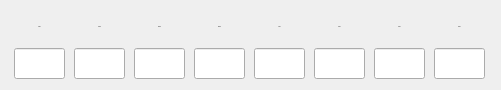
    <widget class="QWidget" name="layoutWidget_2">
     <property name="geometry">
      <rect>
       <x>11</x>
       <y>410</y>
       <width>501</width>
       <height>72</height>
      </rect>
     </property>
     <layout class="QHBoxLayout" name="horizontalLayout_3">
      <item>
       <layout class="QVBoxLayout" name="verticalLayout_18">
        <item>
         <widget class="QLabel" name="label_28">
          <property name="minimumSize">
           <size>
            <width>51</width>
            <height>31</height>
           </size>
          </property>
          <property name="maximumSize">
           <size>
            <width>51</width>
            <height>31</height>
           </size>
          </property>
          <property name="font">
           <font>
            <family>黑体</family>
            <pointsize>-1</pointsize>
           </font>
          </property>
          <property name="text">
           <string>63Hz</string>
          </property>
          <property name="alignment">
           <set>Qt::AlignCenter</set>
          </property>
         </widget>
        </item>
        <item>
         <widget class="QLineEdit" name="lineEdit_63_refl">
          <property name="minimumSize">
           <size>
            <width>51</width>
            <height>31</height>
           </size>
          </property>
          <property name="maximumSize">
           <size>
            <width>51</width>
            <height>31</height>
           </size>
          </property>
          <property name="font">
           <font>
            <family>黑体</family>
            <pointsize>-1</pointsize>
           </font>
          </property>
          <property name="alignment">
           <set>Qt::AlignCenter</set>
          </property>
          <property name="readOnly">
           <bool>false</bool>
          </property>
         </widget>
        </item>
       </layout>
      </item>
      <item>
       <layout class="QVBoxLayout" name="verticalLayout_19">
        <item>
         <widget class="QLabel" name="label_29">
          <property name="minimumSize">
           <size>
            <width>51</width>
            <height>31</height>
           </size>
          </property>
          <property name="maximumSize">
           <size>
            <width>51</width>
            <height>31</height>
           </size>
          </property>
          <property name="font">
           <font>
            <family>黑体</family>
            <pointsize>-1</pointsize>
           </font>
          </property>
          <property name="text">
           <string>125Hz</string>
          </property>
          <property name="alignment">
           <set>Qt::AlignCenter</set>
          </property>
         </widget>
        </item>
        <item>
         <widget class="QLineEdit" name="lineEdit_125_refl">
          <property name="minimumSize">
           <size>
            <width>51</width>
            <height>31</height>
           </size>
          </property>
          <property name="maximumSize">
           <size>
            <width>51</width>
            <height>31</height>
           </size>
          </property>
          <property name="font">
           <font>
            <family>黑体</family>
            <pointsize>-1</pointsize>
           </font>
          </property>
          <property name="alignment">
           <set>Qt::AlignCenter</set>
          </property>
          <property name="readOnly">
           <bool>false</bool>
          </property>
         </widget>
        </item>
       </layout>
      </item>
      <item>
       <layout class="QVBoxLayout" name="verticalLayout_20">
        <item>
         <widget class="QLabel" name="label_30">
          <property name="minimumSize">
           <size>
            <width>51</width>
            <height>31</height>
           </size>
          </property>
          <property name="maximumSize">
           <size>
            <width>51</width>
            <height>31</height>
           </size>
          </property>
          <property name="font">
           <font>
            <family>黑体</family>
            <pointsize>-1</pointsize>
           </font>
          </property>
          <property name="text">
           <string>250Hz</string>
          </property>
          <property name="alignment">
           <set>Qt::AlignCenter</set>
          </property>
         </widget>
        </item>
        <item>
         <widget class="QLineEdit" name="lineEdit_250_refl">
          <property name="minimumSize">
           <size>
            <width>51</width>
            <height>31</height>
           </size>
          </property>
          <property name="maximumSize">
           <size>
            <width>51</width>
            <height>31</height>
           </size>
          </property>
          <property name="font">
           <font>
            <family>黑体</family>
            <pointsize>-1</pointsize>
           </font>
          </property>
          <property name="alignment">
           <set>Qt::AlignCenter</set>
          </property>
          <property name="readOnly">
           <bool>false</bool>
          </property>
         </widget>
        </item>
       </layout>
      </item>
      <item>
       <layout class="QVBoxLayout" name="verticalLayout_21">
        <item>
         <widget class="QLabel" name="label_31">
          <property name="minimumSize">
           <size>
            <width>51</width>
            <height>31</height>
           </size>
          </property>
          <property name="maximumSize">
           <size>
            <width>51</width>
            <height>31</height>
           </size>
          </property>
          <property name="font">
           <font>
            <family>黑体</family>
            <pointsize>-1</pointsize>
           </font>
          </property>
          <property name="text">
           <string>500Hz</string>
          </property>
          <property name="alignment">
           <set>Qt::AlignCenter</set>
          </property>
         </widget>
        </item>
        <item>
         <widget class="QLineEdit" name="lineEdit_500_refl">
          <property name="minimumSize">
           <size>
            <width>51</width>
            <height>31</height>
           </size>
          </property>
          <property name="maximumSize">
           <size>
            <width>51</width>
            <height>31</height>
           </size>
          </property>
          <property name="font">
           <font>
            <family>黑体</family>
            <pointsize>-1</pointsize>
           </font>
          </property>
          <property name="alignment">
           <set>Qt::AlignCenter</set>
          </property>
          <property name="readOnly">
           <bool>false</bool>
          </property>
         </widget>
        </item>
       </layout>
      </item>
      <item>
       <layout class="QVBoxLayout" name="verticalLayout_22">
        <item>
         <widget class="QLabel" name="label_32">
          <property name="minimumSize">
           <size>
            <width>51</width>
            <height>31</height>
           </size>
          </property>
          <property name="maximumSize">
           <size>
            <width>51</width>
            <height>31</height>
           </size>
          </property>
          <property name="font">
           <font>
            <family>黑体</family>
            <pointsize>-1</pointsize>
           </font>
          </property>
          <property name="text">
           <string>1kHz</string>
          </property>
          <property name="alignment">
           <set>Qt::AlignCenter</set>
          </property>
         </widget>
        </item>
        <item>
         <widget class="QLineEdit" name="lineEdit_1k_refl">
          <property name="minimumSize">
           <size>
            <width>51</width>
            <height>31</height>
           </size>
          </property>
          <property name="maximumSize">
           <size>
            <width>51</width>
            <height>31</height>
           </size>
          </property>
          <property name="font">
           <font>
            <family>黑体</family>
            <pointsize>-1</pointsize>
           </font>
          </property>
          <property name="alignment">
           <set>Qt::AlignCenter</set>
          </property>
          <property name="readOnly">
           <bool>false</bool>
          </property>
         </widget>
        </item>
       </layout>
      </item>
      <item>
       <layout class="QVBoxLayout" name="verticalLayout_23">
        <property name="spacing">
         <number>6</number>
        </property>
        <item>
         <widget class="QLabel" name="label_33">
          <property name="minimumSize">
           <size>
            <width>51</width>
            <height>31</height>
           </size>
          </property>
          <property name="maximumSize">
           <size>
            <width>51</width>
            <height>31</height>
           </size>
          </property>
          <property name="font">
           <font>
            <family>黑体</family>
            <pointsize>-1</pointsize>
           </font>
          </property>
          <property name="text">
           <string>2kHz</string>
          </property>
          <property name="alignment">
           <set>Qt::AlignCenter</set>
          </property>
         </widget>
        </item>
        <item>
         <widget class="QLineEdit" name="lineEdit_2k_refl">
          <property name="minimumSize">
           <size>
            <width>51</width>
            <height>31</height>
           </size>
          </property>
          <property name="maximumSize">
           <size>
            <width>51</width>
            <height>31</height>
           </size>
          </property>
          <property name="font">
           <font>
            <family>黑体</family>
            <pointsize>-1</pointsize>
           </font>
          </property>
          <property name="alignment">
           <set>Qt::AlignCenter</set>
          </property>
          <property name="readOnly">
           <bool>false</bool>
          </property>
         </widget>
        </item>
       </layout>
      </item>
      <item>
       <layout class="QVBoxLayout" name="verticalLayout_24">
        <item>
         <widget class="QLabel" name="label_2">
          <property name="minimumSize">
           <size>
            <width>51</width>
            <height>31</height>
           </size>
          </property>
          <property name="maximumSize">
           <size>
            <width>51</width>
            <height>31</height>
           </size>
          </property>
          <property name="font">
           <font>
            <family>黑体</family>
            <pointsize>-1</pointsize>
           </font>
          </property>
          <property name="text">
           <string>4kHz</string>
          </property>
          <property name="alignment">
           <set>Qt::AlignCenter</set>
          </property>
         </widget>
        </item>
        <item>
         <widget class="QLineEdit" name="lineEdit_4k_refl">
          <property name="minimumSize">
           <size>
            <width>51</width>
            <height>31</height>
           </size>
          </property>
          <property name="maximumSize">
           <size>
            <width>51</width>
            <height>31</height>
           </size>
          </property>
          <property name="font">
           <font>
            <family>黑体</family>
            <pointsize>-1</pointsize>
           </font>
          </property>
          <property name="alignment">
           <set>Qt::AlignCenter</set>
          </property>
          <property name="readOnly">
           <bool>false</bool>
          </property>
         </widget>
        </item>
       </layout>
      </item>
      <item>
       <layout class="QVBoxLayout" name="verticalLayout_25">
        <item>
         <widget class="QLabel" name="label_39">
          <property name="minimumSize">
           <size>
            <width>51</width>
            <height>31</height>
           </size>
          </property>
          <property name="maximumSize">
           <size>
            <width>51</width>
            <height>31</height>
           </size>
          </property>
          <property name="font">
           <font>
            <family>黑体</family>
            <pointsize>-1</pointsize>
           </font>
          </property>
          <property name="text">
           <string>8kHz</string>
          </property>
          <property name="alignment">
           <set>Qt::AlignCenter</set>
          </property>
         </widget>
        </item>
        <item>
         <widget class="QLineEdit" name="lineEdit_8k_refl">
          <property name="minimumSize">
           <size>
            <width>51</width>
            <height>31</height>
           </size>
          </property>
          <property name="maximumSize">
           <size>
            <width>51</width>
            <height>31</height>
           </size>
          </property>
          <property name="font">
           <font>
            <family>黑体</family>
            <pointsize>-1</pointsize>
           </font>
          </property>
          <property name="alignment">
           <set>Qt::AlignCenter</set>
          </property>
          <property name="readOnly">
           <bool>false</bool>
          </property>
         </widget>
        </item>
       </layout>
      </item>
     </layout>
    </widget>
